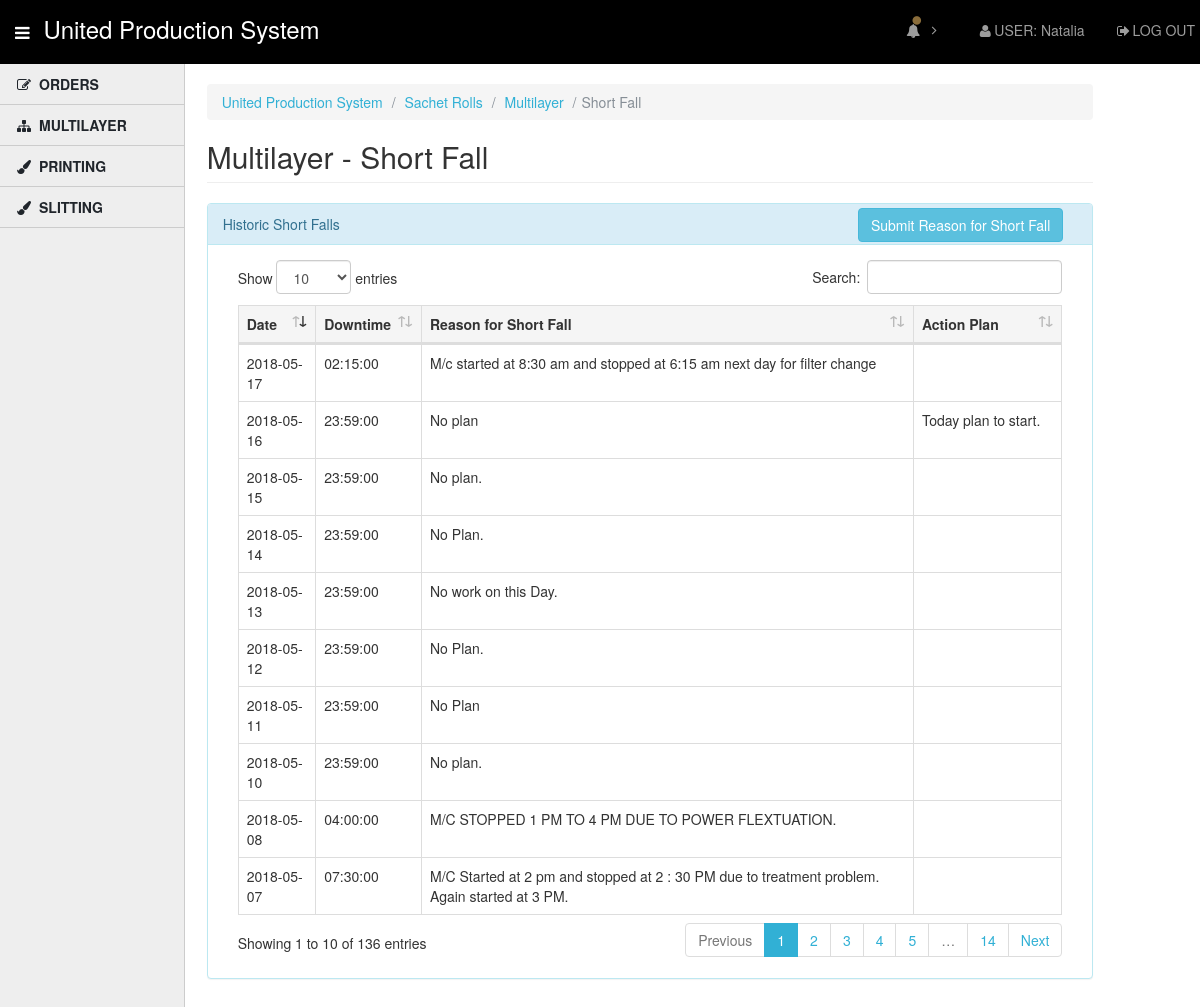
The app's page /sachet_rolls/multilayer/remarks.php (signed in) with its own data.
### tables this page shows
CREATE TABLE `shortfalls` (
  `shortfall_id` int(11) NOT NULL AUTO_INCREMENT,
  `machine_id` int(11) NOT NULL,
  `date_fall` date NOT NULL,
  `downtime` time DEFAULT NULL,
  `reason` varchar(250) DEFAULT NULL,
  `action_plan` varchar(250) DEFAULT NULL,
  PRIMARY KEY (`shortfall_id`),
  UNIQUE KEY `unique_falls` (`date_fall`,`machine_id`),
  KEY `shortfalls_ibfk_1_idx` (`machine_id`),
  CONSTRAINT `shortfalls_ibfk_1` FOREIGN KEY (`machine_id`) REFERENCES `machines` (`machine_id`)
);

### inc/class.multilayer.inc.php (the view, shortened to what this page needs)
<?php
class Multilayer
{
	private $_db;
	public function __construct($db=NULL)
	{
		if(is_object($db))
		{
			$this->_db = $db;
		}
		else
		{
			$dsn = "mysql:host=".DB_HOST.";dbname=".DB_NAME;
			$this->_db = new PDO($dsn, DB_USER, DB_PASS);
		}
	}
    public function giveShortFall()
    {
		 $sql = "SELECT `shortfalls`.`date_fall`, `shortfalls`.`downtime` AS time_t, `shortfalls`.`reason`,`shortfalls`.`action_plan`
                FROM  `shortfalls`
                WHERE machine_id = 2
				ORDER BY date_fall ;";
        if($stmt = $this->_db->prepare($sql))
        {
            $stmt->execute();
            while($row = $stmt->fetch())
            {
                echo '<tr>
                    <td>'. $row['date_fall'] .'</td>
                    <td>'. $row['time_t'] .'</td>
                    <td>'. $row['reason'] .'</td>
                    <td>'. $row['action_plan'] .'</td>
                </tr>';
            }
        }
        else
        {
            echo "Something went wrong. $db->errorInfo";
        }
    }
}
?>

### assets/css/style.css (style rules this page uses)
html { min-height: 100%; position: relative; }
body { font-family: "Helvetica Neue", Helvetica, Arial, sans-serif; font-size: 14px; padding-top: 64px; padding-bottom: 30px; }

### records on screen
shortfalls: date_fall "2018-05-07", downtime "07:30:00", reason "M/C Started at 2 pm and stopped at 2 : 30 PM due to treatment problem. Again started at 3 PM."
shortfalls: date_fall "2018-05-08", downtime "04:00:00", reason "M/C STOPPED 1 PM TO 4 PM DUE TO POWER FLEXTUATION."
shortfalls: date_fall "2018-05-10", downtime "23:59:00", reason "No plan."
shortfalls: date_fall "2018-05-11", downtime "23:59:00", reason "No Plan"
shortfalls: date_fall "2018-05-12", downtime "23:59:00", reason "No Plan."
shortfalls: date_fall "2018-05-13", downtime "23:59:00", reason "No work on this Day."
shortfalls: date_fall "2018-05-14", downtime "23:59:00", reason "No Plan."
shortfalls: date_fall "2018-05-15", downtime "23:59:00", reason "No plan."
shortfalls: date_fall "2018-05-16", downtime "23:59:00", reason "No plan", action_plan "Today plan to start."
shortfalls: date_fall "2018-05-17", downtime "02:15:00", reason "M/c started at 8:30 am and stopped at 6:15 am next day for filter change"

### other values on screen
$_SESSION['Username'] "Natalia"
